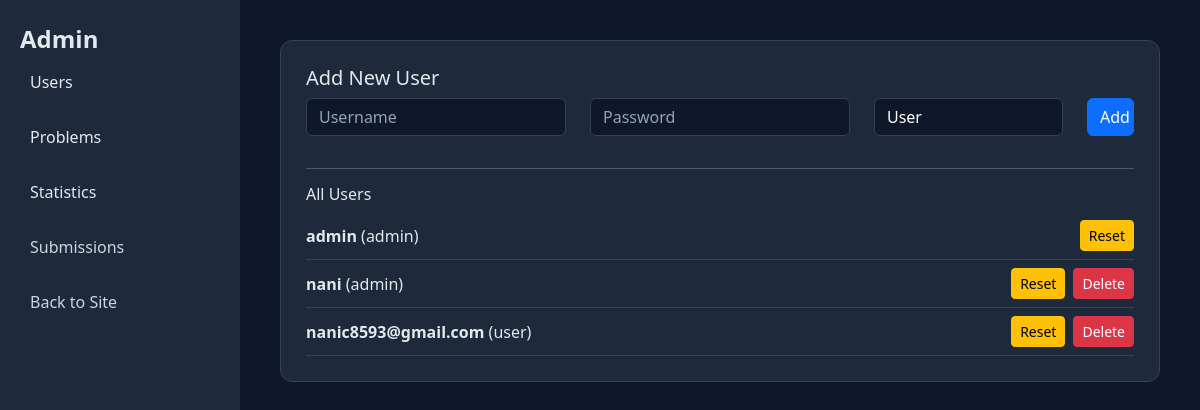
Page /admin (signed in) on the committed database.
### tables this page shows
CREATE TABLE users(
    username TEXT PRIMARY KEY,
    password BLOB,
    role TEXT,
    rating INTEGER DEFAULT 1200
);

### app.py (the view, shortened to what this page needs)
@app.route("/admin", methods=["GET", "POST"])
def admin():
    if session.get("role") != "admin":
        return "Access Denied"
    msg = ""
    c.execute("SELECT username, role FROM users")
    users = c.fetchall()
    c.execute("SELECT * FROM problems")
    problems = c.fetchall()
    c.execute("""
        SELECT
            u.username,
            COUNT(DISTINCT CASE WHEN s.verdict='Accepted' THEN s.problem_id END) AS solved,
            COUNT(s.id) AS submissions,
            SUM(CASE WHEN s.verdict='Accepted' THEN 1 ELSE 0 END) AS accepted,
            SUM(CASE WHEN s.verdict='Wrong Answer' THEN 1 ELSE 0 END) AS wrong
        FROM users u
        LEFT JOIN submissions s
        ON u.username = s.username
        GROUP BY u.username
        ORDER BY solved DESC
    """)
    user_stats = c.fetchall()
    return render_template(
        "admin.html",
        users=users,
        problems=problems,
        user_stats=user_stats,
        msg=msg
    )

### templates/admin.html (shortened to what this page needs)
<!DOCTYPE html>
<html lang="en">
<head>
<link href="https://cdn.jsdelivr.net/npm/bootstrap@5.3.2/dist/css/bootstrap.min.css" rel="stylesheet">
</head>
<body>
<div class="sidebar">
<h4><b>Admin</b></h4>
<a onclick="showSection('users',this)">Users</a>
<a onclick="showSection('problems',this)">Problems</a>
<a onclick="showSection('stats',this)">Statistics</a>
<a href="/admin_submissions">Submissions</a>
<a href="/dashboard">Back to Site</a>
</div>
<div class="main-content">
<div id="usersSection" class="card-custom" style="display:block;">
<h5>Add New User</h5>
<form method="POST">
<div class="row">
<div class="col-md-4 mb-3">
<input name="new_user" class="form-control" placeholder="Username" required>
</div>
<div class="col-md-4 mb-3">
<input name="new_pass" type="password" class="form-control" placeholder="Password" required>
</div>
<div class="col-md-3 mb-3">
<select name="role" class="form-control">
<option value="user">User</option>
</select>
</div>
<div class="col-md-1 mb-3">
<button class="btn btn-primary w-100">Add</button>
</div>
</div>
</form>
<hr>
<h6>All Users</h6>
{% for u in users %}
<div class="list-item d-flex justify-content-between align-items-center">
<div>
<b>{{ u[0] }}</b> ({{ u[1] }})
</div>
<div class="d-flex gap-2">
<a href="/reset_user/{{ u[0] }}"
onclick="return confirm('Reset solved problems for this user?')"
class="btn btn-warning btn-sm">
Reset
</a>
{% if u[0] != "admin" %}
<a href="/delete_user/{{ u[0] }}"
onclick="return confirm('Delete user?')"
class="btn btn-danger btn-sm">
Delete
</a>
{% endif %}
</div>
</div>
{% endfor %}
</div>
</div>
</body>
</html>

### templates/admin.html (style rules this page uses)
body { margin:0; background:#0f172a; font-family:'Segoe UI',sans-serif; color:#e2e8f0; }
.sidebar { width:240px; height:100vh; background:#1e293b; position:fixed; padding:25px 20px; }
.sidebar a { display:block; color:#cbd5e1; text-decoration:none; margin-bottom:15px; padding:8px 10px; border-radius:6px; cursor:pointer; }
.main-content { margin-left:240px; padding:40px; }
.card-custom { background:#1e293b; border:1px solid #334155; border-radius:12px; padding:25px; margin-bottom:30px; }
input.form-control, textarea.form-control, select.form-control { background:#0f172a !important; color:#ffffff !important; border:1px solid #334155 !important; }
input::placeholder, textarea::placeholder { color:#94a3b8 !important; }
.list-item { padding:8px 0; border-bottom:1px solid #334155; }

### rows in the picture
users: username "admin", role "admin"
users: username "nani", role "admin"
users: username "nanic8593@gmail.com", role "user"
